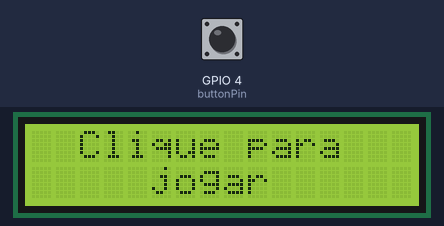
A sketch run on a simulated ESP32. Parts: 16×2 character LCD. Inputs (shaded band) come from the test bench; at power-on: GPIO 4 (buttonPin) HIGH. Random numbers use the default seed unless the sketch sets one.

Above: at 1.2 s.
1.3 s: GPIO 4 (buttonPin) pulled LOW for 0.15 s
At 2.1 s:
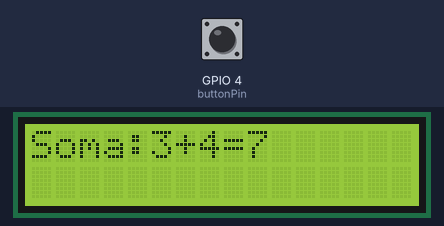
4.4 s: GPIO 4 (buttonPin) pulled LOW for 1 s
At 8.0 s:
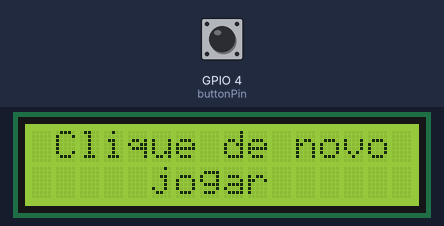
8.3 s: GPIO 4 (buttonPin) pulled LOW for 3.2 s
At 12.3 s:
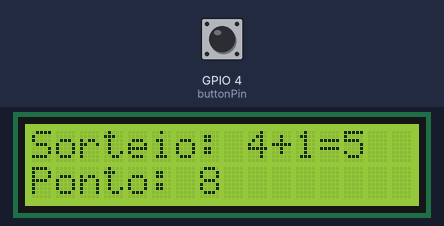
14.0 s: GPIO 4 (buttonPin) pulled LOW for 1 s
At 15.8 s:
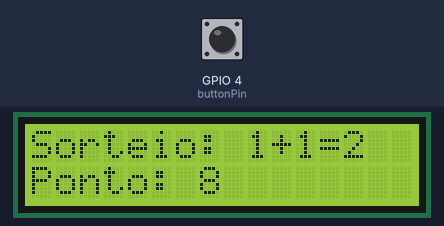
Timing chart, 0 to 17.3 s (numbered marks = the images above; inputs shaded):
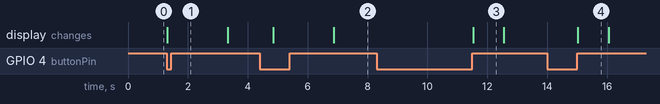

Measured:
- after the input at 1.3 s, the display: changes at once (image 1)
- after the input at 8.3 s, the display: changes after 3.2 s (image 3)
- after the input at 14.0 s, the display: changes after 1.0 s (image 4)
- what the display in image 3 shows lasts 1.1 s, from 11.5 s to 12.6 s

The sketch:

sketch.ino
```cpp
#include <Arduino.h> //Inclusão das bibliotecas
#include <Wire.h>
#include <LiquidCrystal_I2C.h>

LiquidCrystal_I2C lcd(0x27, 16, 2); // Endereço I2C e tamanho do display
const int buttonPin = 4; // Em que entrada o botão está inserido
bool pressionado; //Variavel para verificar se o botão está pressionado

void setup() {
  Serial.begin(9600);
  pinMode(buttonPin, INPUT_PULLUP); // Configura o pino do botão como entrada com pull-up interno
  lcd.init();                      // Inicializa o LCD
  lcd.backlight();                 // Liga a luz de fundo do LCD
  randomSeed(analogRead(0));      // Inicializa a semente para a geração de números aleatórios
}

void loop() {
  pressionado = false; // Reseta a variável para indicar se o botão foi pressionado

  if (digitalRead(buttonPin) == HIGH) { //Comando de SE para quando o botão não estiver pressionado
    lcd.setCursor(0, 0);  //Seta para aparecer emcima
    lcd.print("  Clique para");//O que deve ser escrito isso na parte de cima
    lcd.setCursor(0, 1); //Seta para aparecer em baixo
    lcd.print("     jogar");//O que deve ser escrito isso na parte de baixo
  }

  if (digitalRead(buttonPin) == LOW) { // Verificar se o botão foi pressionado
    lcd.clear();
    long num1 = random(1, 7); //Número aleatório para soma
    int num2 = random(1, 7); //Número aleatório para soma
    int soma = num1 + num2; //Soma de ambos os números

    lcd.clear(); //Limpa a tela
    lcd.setCursor(0, 0); //Seta para ser escrito em cima
    lcd.print("Soma:"); //O que deve ser escrito
    lcd.print(num1);
    lcd.print("+");
    lcd.print(num2);
    lcd.print("=");
    lcd.print(soma);
    delay(2000); //Delay para conseguir ler o que está escrito

    if (soma == 7 || soma == 11) { // Verifica se a soma vai dar 7 ou 11
      lcd.setCursor(0, 1);
      lcd.print("Vencedor!"); // caso dê, será vencedor
      num1 = 0; //Redefinindo váriaveis para zero afim de evitar erros
      num2 = 0;
      soma = 0;
    } else if (soma == 2 || soma == 3 || soma == 12) { //Verifica se a soma da 2 ou 3 ou 12
      lcd.setCursor(0, 1);
      lcd.print("Perdedor!"); // caso dê, será perdedor
    } else {
      while (true) {
        if (digitalRead(buttonPin) == HIGH) { //Após ser feito o armazenamento do ponto, a tela fica esperando ser apertada novamente
          lcd.setCursor(0, 0);
          lcd.print(" Clique de novo para");
          lcd.setCursor(0, 1);
          lcd.print("     jogar");
          delay(1000);
        }
        if (digitalRead(buttonPin) == LOW && !pressionado) { // Após o jogador apertar o botão, a variavel fica positiva, assim ocorre o segundo lançamento dos dados
          pressionado = true;
        }
        if (pressionado == true && digitalRead(buttonPin) == HIGH ) {
          lcd.clear(); //Verifica se a variável esta positiva para prosseguir e se o botão não está apertadado para multiplas leituras
          long novoNum1 = random(1, 7); // Novo Número aleatório para soma
          long novoNum2 = random(1, 7); // Novo Número aleatório para soma
          long novaSoma = novoNum1 + novoNum2; //Nova soma
          lcd.clear();
          lcd.setCursor(0, 1);
          lcd.print("Ponto: ");
          lcd.print(soma); ////Define qual o ponto para ser guardado
          lcd.setCursor(0, 0);
          lcd.print("Sorteio: "); //O que deve ser escrito na parte de cima
          lcd.print(novoNum1);
          lcd.print("+");
          lcd.print(novoNum2);
          lcd.print("=");
          lcd.print(novaSoma);
          delay(1000);
          pressionado = false; //Após a soma, se torna negativa novamente, para que repita o processo acima se nescessário
          if (novaSoma == soma) { //Verifica se a soma atual é igual a soma antiga
            lcd.clear();
            lcd.setCursor(0, 0); //Parte de cima escrita
            lcd.print("    Voce");
            lcd.setCursor(0, 1); //Parte debaixo escrita
            lcd.print("    Venceu! :)"); //Caso seja, você venceu
            novaSoma = 0;
            delay(1000);
            lcd.clear();
            break; //Comando de quebra após a vitória
          } else if ( novaSoma == 7) { //Verifica se a nova soma é igual a 7
            lcd.clear();
            lcd.setCursor(0, 0);
            lcd.print("    Voce");
            lcd.setCursor(0, 1);
            lcd.print("    Perdeu! :("); //Caso seja, será perdedor
            novaSoma = 0;
            delay(1000);
            lcd.clear();
            break; //Comando de quebra após a derrota
          }
        }
      }
    }
    delay(1500);
  }
}
```
